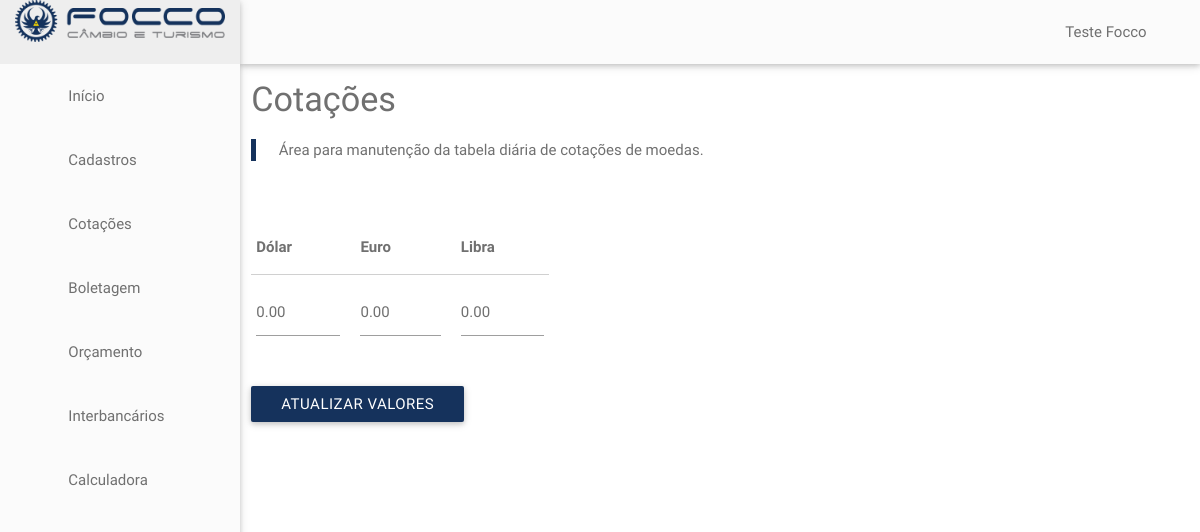
/dashboard/cotacoes/index_bkp.php (signed in), run on the app's committed database.
### tables this page shows
CREATE TABLE IF NOT EXISTS `cotacoes` (
  `dolar` decimal(10,2) DEFAULT NULL,
  `euro` decimal(10,2) DEFAULT NULL,
  `libra` decimal(10,2) DEFAULT NULL
);

### dashboard/cotacoes/index_bkp.php (the view, shortened to what this page needs)
<?php
include "../includes/header.php";
include "../core/database.php";
$sql_query = "SELECT * FROM cotacoes;";
$result = mysqli_query($conn, $sql_query);
$rows = array();
while($row = mysqli_fetch_array($result)) $rows[] = $row;
$dolar = $rows[0]['dolar'];
$euro = $rows[0]['euro'];
$libra = $rows[0]['libra'];
?>
<main>
  <div class="row">
    <div class="col s12">
      <h4>Cotações</h4>
      <blockquote>
        Área para manutenção da tabela diária de cotações de moedas.
      </blockquote>
    </div>
  </div>
  <form id="form-cotacoes">
    <div class="row">
      <div class="col s4">
        <table class="cotation-table">
          <thead>
            <tr>
              <th>Dólar</th>
              <th></th>
              <th>Euro</th>
              <th></th>
              <th>Libra</th>
            </tr>
          </thead>
          <tbody>
            <tr>
              <td><input type="number" step="0.01" id="input-dolar" value="<?php echo $dolar ?>"></td>
              <td></td>
              <td><input type="number" step="0.01" id="input-euro" value="<?php echo $euro ?>"></td>
              <td></td>
              <td><input type="number" step="0.01" id="input-libra" value="<?php echo $libra ?>"></td>
            </tr>
          </tbody>
        </table>
      </div>
    </div>
    <div class="row">
      <div class="col s12">
        <input type="submit" id="input-submit" value="Atualizar valores" class="btn bg-blue" />
      </div>
    </div>
  </form>
</main>
<?php
include '../includes/footer.php';
?>

### data on the page
cotacoes: dolar "0.00", euro "0.00", libra "0.00"

### other printed values
$_SESSION['currentUser']['nome'] "Teste Focco"
